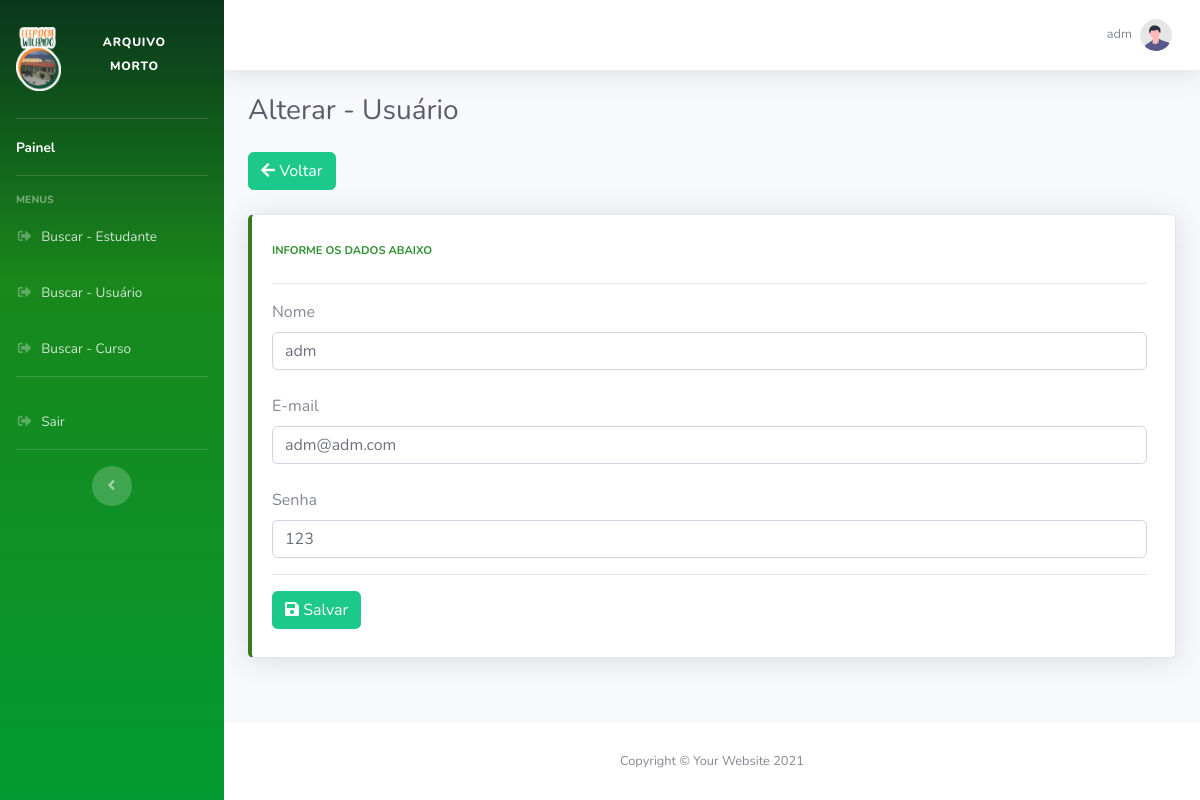
Screenshot of /frmalterausu.php?id=1 (signed in) with the database file from the repository.
### tables this page shows
CREATE TABLE `tbusuario` (
  `codusu` int(11) UNSIGNED NOT NULL,
  `nome` varchar(60) DEFAULT NULL,
  `email` varchar(100) DEFAULT NULL,
  `senha` varchar(20) DEFAULT NULL
);

### frmalterausu.php (the view, shortened to what this page needs)
<?php
	$id = $_GET['id'];
    include('banco.php');
    $sql = "select * from tbusuario where codusu = '$id'";
    $consulta = $conexao->query($sql);
    if($consulta == true){
      if($consulta->num_rows > 0){
	    $linha=$consulta->fetch_array(MYSQLI_ASSOC);
	  }
	}
?>
<!DOCTYPE html>
<html lang="en">
<head>
    <link href="vendor/fontawesome-free/css/all.min.css" rel="stylesheet" type="text/css">
    <link href="css/sb-admin-2.min.css" rel="stylesheet">
</head>
<body id="page-top">
    <div id="wrapper">
        <ul class="navbar-nav bg-gradient-primary sidebar sidebar-dark accordion" id="accordionSidebar">
<br>
            <a class="sidebar-brand d-flex align-items-center justify-content-center" href="principal.php">
                <div class="sidebar-brand-icon rotate-n-20">
                    <img src="img/logo.png" alt="" class="img-fluid" width="45" height="45">
                </div>
                <div class="sidebar-brand-text mx-3"><sup>arquivo morto</sup></div>
            </a>
<br>
            <hr class="sidebar-divider my-0">
            <li class="nav-item active">
                <a class="nav-link" href="index.html">
                    <span>Painel</span></a>
            </li>
            <hr class="sidebar-divider">
            <div class="sidebar-heading">
                Menus
            </div>
            <li class="nav-item">
                <a class="nav-link" href="buscaestud.php" >
                    <i class="fas fa-fw fa-sign-out-alt"></i>
                    <span> Buscar - Estudante </span>
                </a>
            </li>
            <li class="nav-item">
                <a class="nav-link" href="buscausu.php" >
                    <i class="fas fa-fw fa-sign-out-alt"></i>
                    <span> Buscar - Usuário </span>
                </a>
            </li>
            <li class="nav-item">
                <a class="nav-link" href="buscacurso.php" >
                    <i class="fas fa-fw fa-sign-out-alt"></i>
                    <span> Buscar - Curso </span>
                </a>
            </li>
            <hr class="sidebar-divider">
            <li class="nav-item">
                <a class="nav-link" href="#" data-bs-toggle="modal" data-bs-target="#logoutModal">
                    <i class="fas fa-fw fa-sign-out-alt"></i>
                    <span>Sair</span>
                </a>
            </li>
            <hr class="sidebar-divider d-none d-md-block">
            <div class="text-center d-none d-md-inline">
                <button class="rounded-circle border-0" id="sidebarToggle"></button>
            </div>
        </ul>
        <div id="content-wrapper" class="d-flex flex-column">
            <div id="content">
                <nav class="navbar navbar-expand navbar-light bg-white topbar mb-4 static-top shadow">
                    <ul class="navbar-nav ml-auto">
                        <li class="nav-item dropdown no-arrow mx-1">
                        <li class="nav-item dropdown no-arrow">
                            <a class="nav-link dropdown-toggle" href="#" id="userDropdown" role="button"
                                data-toggle="dropdown" aria-haspopup="true" aria-expanded="false">
                                <span class="mr-2 d-none d-lg-inline text-gray-600 small"><?php echo $_SESSION['nome'];?></span>
                                <img class="img-profile rounded-circle"
                                    src="img/undraw_profile.svg">
                            </a>
                        </li>
                    </ul>
                </nav>
                <div class="container-fluid">
                    <h1 class="h3 mb-0 text-gray-800">Alterar - Usuário</h1>
                    <br>
                    <div class="d-sm-flex align-items-center justify-content-between mb-4">
                        <a class="btn btn-success" href="buscausu.php"><i class="fa fa-arrow-left"></i> Voltar</a>
                    </div>
                    <div class="row">
                        <div class="col-xl-12 col-md-6 mb-4">
                            <div class="card border-left-primary shadow h-100 py-2">
								<div class="card-body">
                                    <div class="row no-gutters align-items-center">
                                        <div class="col mr-2">
                                            <div class="text-xs font-weight-bold text-primary text-uppercase mb-1">
												<label>Informe os dados abaixo</label>
												<hr>
											</div>
											<form name="f1" method="POST" action="alterarusu.php">
											<label>Nome</label><br>
										    <div class="input-group">
										    <input value="<?php echo $linha['nome'];?>" placeholder="informe seu nome" class="form-control" type="text" name="nome" id="nome" required>
										    </div><br>
											<label>E-mail</label><br>
											<div class="input-group">
											    <input value="<?php echo $linha['email'];?>"placeholder="informe seu e-mail" class="form-control" type="e-mail" name="email" id="email" required>
											</div><br>
											<label>Senha</label><br>
											<div class="input-group">
											    <input value="<?php echo $linha['senha'];?>" class="form-control" type="text" name="senha" id="senha" required>
											</div>
											<hr>
											<button class="btn btn-success" type="submit"><i class="fa fa-save"></i> Salvar</button>
											</form>
                                        </div>
                                    </div>
                                </div>
                            </div>
                        </div>
                    </div>
                </div>
            </div>
            <footer class="sticky-footer bg-white">
                <div class="container my-auto">
                    <div class="copyright text-center my-auto">
                        <span>Copyright &copy; Your Website 2021</span>
                    </div>
                </div>
            </footer>
        </div>
    </div>
    <link href="https://cdnjs.cloudflare.com/ajax/libs/font-awesome/5.15.4/css/all.min.css" rel="stylesheet">
</body>
</html>

### rows the page displays
tbusuario: nome "adm", email "adm@adm.com", senha "123"

### other values shown
$_SESSION['nome'] "adm"
